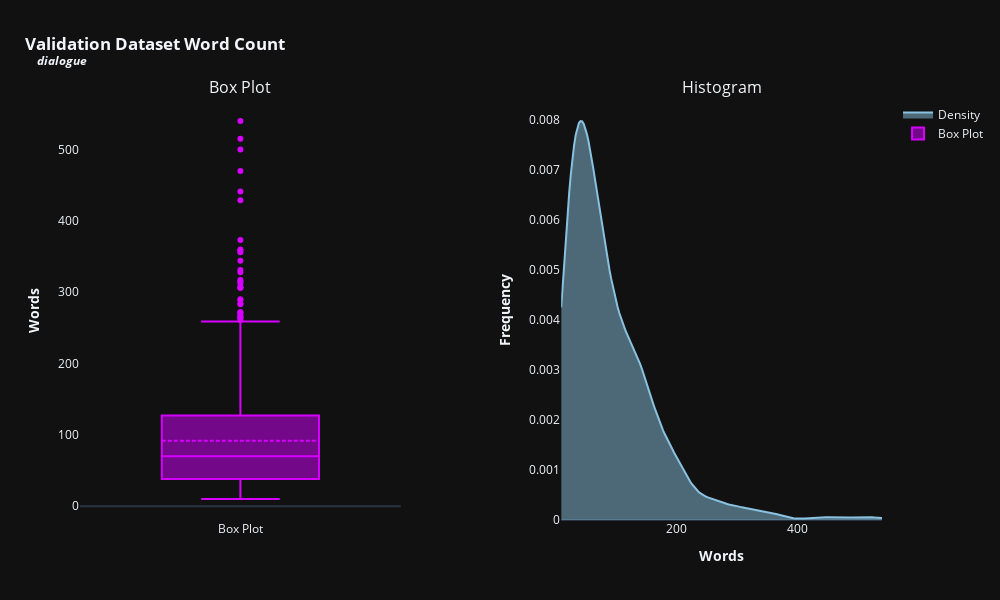
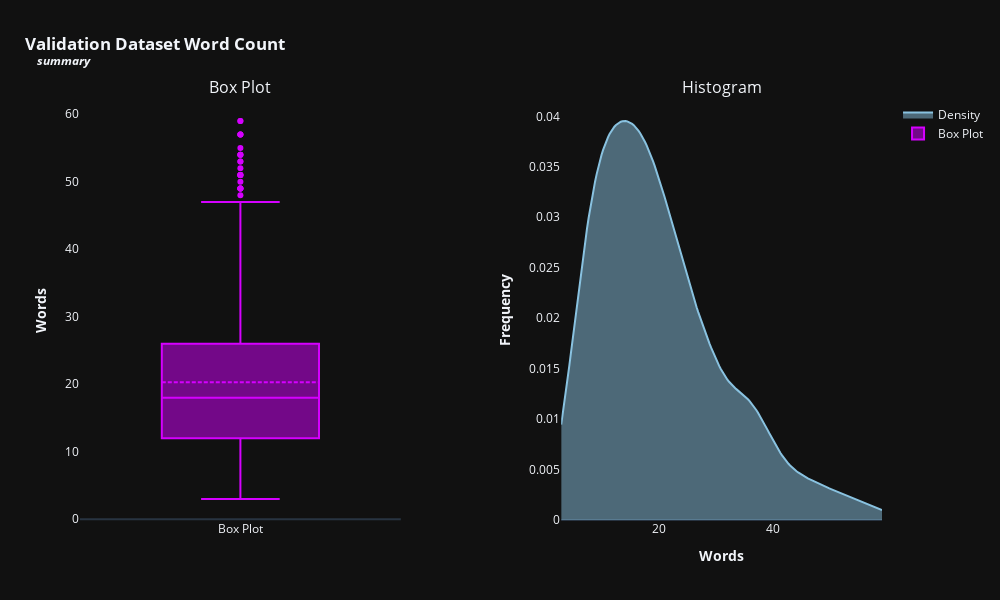

The notebook cell saved with these charts, in order:
### Code cell
df_text_lenght = pd.DataFrame()
for feat in categorical_features:
    df_text_lenght[feat] = val[feat].apply(lambda x: len(str(x).split()))

histogram_boxplot(df_text_lenght,'#89c2e0', '#d500ff', 600, 1000, True, 'Validation Dataset')

### Figure 1 — Plotly figure (JSON) as saved in the notebook; plotly's stock layout.template omitted (floating-point values rounded to 4 significant figures; data arrays with more than 128 entries replaced by an {"elided": "..."} marker saying what was removed)
{"data": [{"fill": "tozeroy", "line": {"color": "#89c2e0"}, "mode": "lines", "name": "Density", "type": "scatter", "x": {"elided": "200 float values"}, "xaxis": "x2", "y": {"elided": "200 float values"}, "yaxis": "y2"}, {"boxmean": true, "line": {"color": "#d500ff"}, "name": "Box Plot", "type": "box", "xaxis": "x", "y": {"elided": "818 int values"}, "yaxis": "y"}], "layout": {"annotations": [{"font": {"size": 16}, "showarrow": false, "text": "Box Plot", "x": 0.2, "xanchor": "center", "xref": "paper", "y": 1, "yanchor": "bottom", "yref": "paper"}, {"font": {"size": 16}, "showarrow": false, "text": "Histogram", "x": 0.8, "xanchor": "center", "xref": "paper", "y": 1, "yanchor": "bottom", "yref": "paper"}], "height": 600, "margin": {"t": 100}, "showlegend": true, "title": {"text": "<b>Validation Dataset Word Count<br><sup><i>&nbsp;&nbsp;&nbsp;&nbsp;dialogue</i></sup></b>", "x": 0.025, "xanchor": "left"}, "width": 1000, "xaxis": {"anchor": "y", "domain": [0, 0.4], "showgrid": false, "title": {"text": ""}}, "xaxis2": {"anchor": "y2", "domain": [0.6, 1], "showgrid": false, "title": {"text": "<b>Words</b>"}}, "yaxis": {"anchor": "x", "domain": [0, 1], "showgrid": false, "title": {"text": "<b>Words</b>"}}, "yaxis2": {"anchor": "x2", "domain": [0, 1], "showgrid": false, "title": {"text": "<b>Frequency</b>"}}}}

### Figure 2 — Plotly figure (JSON) as saved in the notebook; plotly's stock layout.template omitted (floating-point values rounded to 4 significant figures; data arrays with more than 128 entries replaced by an {"elided": "..."} marker saying what was removed)
{"data": [{"fill": "tozeroy", "line": {"color": "#89c2e0"}, "mode": "lines", "name": "Density", "type": "scatter", "x": {"elided": "200 float values"}, "xaxis": "x2", "y": {"elided": "200 float values"}, "yaxis": "y2"}, {"boxmean": true, "line": {"color": "#d500ff"}, "name": "Box Plot", "type": "box", "xaxis": "x", "y": {"elided": "818 int values"}, "yaxis": "y"}], "layout": {"annotations": [{"font": {"size": 16}, "showarrow": false, "text": "Box Plot", "x": 0.2, "xanchor": "center", "xref": "paper", "y": 1, "yanchor": "bottom", "yref": "paper"}, {"font": {"size": 16}, "showarrow": false, "text": "Histogram", "x": 0.8, "xanchor": "center", "xref": "paper", "y": 1, "yanchor": "bottom", "yref": "paper"}], "height": 600, "margin": {"t": 100}, "showlegend": true, "title": {"text": "<b>Validation Dataset Word Count<br><sup><i>&nbsp;&nbsp;&nbsp;&nbsp;summary</i></sup></b>", "x": 0.025, "xanchor": "left"}, "width": 1000, "xaxis": {"anchor": "y", "domain": [0, 0.4], "showgrid": false, "title": {"text": ""}}, "xaxis2": {"anchor": "y2", "domain": [0.6, 1], "showgrid": false, "title": {"text": "<b>Words</b>"}}, "yaxis": {"anchor": "x", "domain": [0, 1], "showgrid": false, "title": {"text": "<b>Words</b>"}}, "yaxis2": {"anchor": "x2", "domain": [0, 1], "showgrid": false, "title": {"text": "<b>Frequency</b>"}}}}
